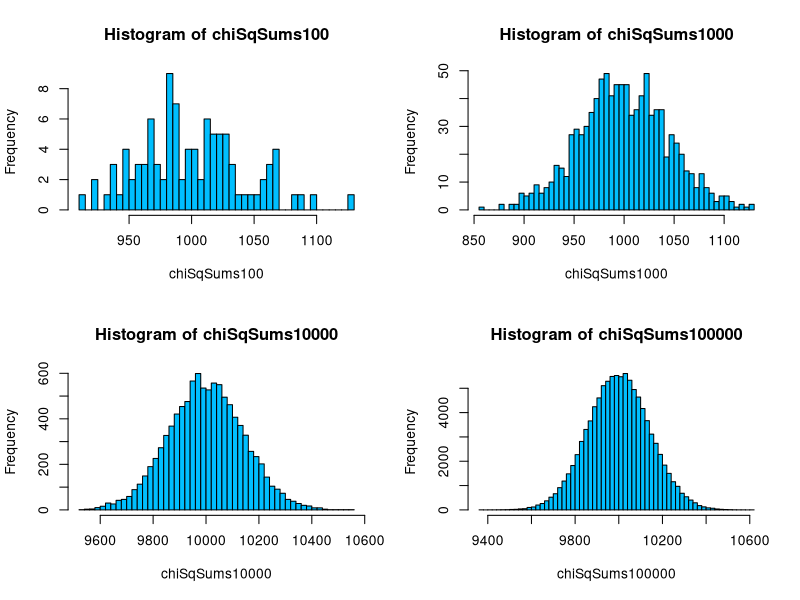
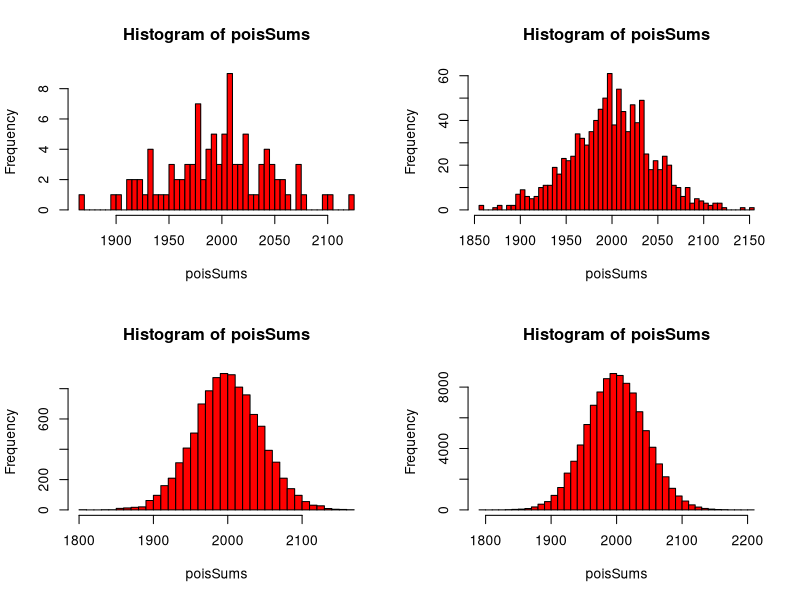
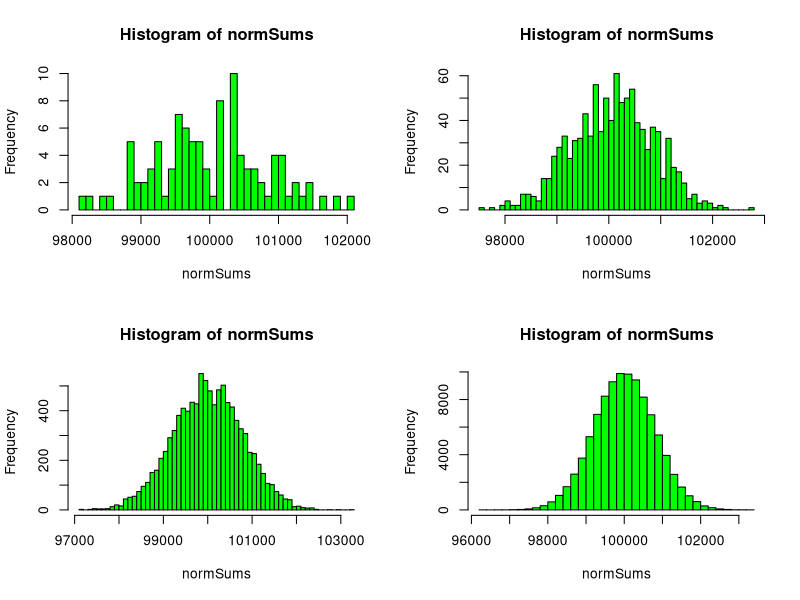
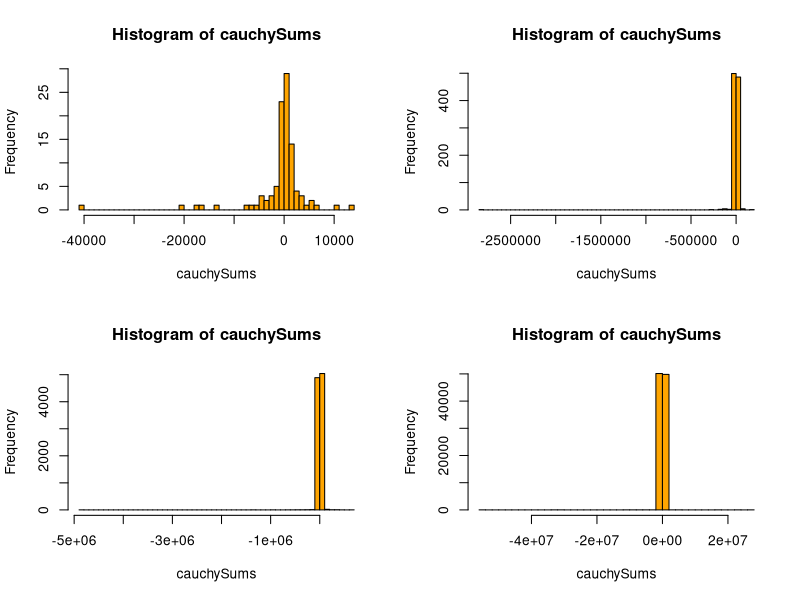

Recreate these plots in R, in order.

## Introduction to R for Data Science
## ══════════════════════════════════════════════════════════════════════════════════
## EXERCUSE 02: THE CENTRAL LIMIT THEOREM
## ══════════════════════════════════════════════════════════════════════════════════
## Autumn/Winter 2016.
## Data Science Serbia @Startit Centre, Savska 5, Belgrade, Serbia

## Lecturers
## ══════════════════════════════════════════════════════════════════════════════════
# Goran S. Milovanović, Phd
# Data Science Mentor @Springboard, Data Science Serbia
# ing Branko Kovač, Data Scientist @Tradecore
# Data Science Mentor @ Springboard, Data Science Serbia
## ══════════════════════════════════════════════════════════════════════════════════

## EXERCUSE 02: THE CENTRAL LIMIT THEOREM
## ══════════════════════════════════════════════════════════════════════════════════

# clear all
rm(list=ls())

# set plot  parameters
par(mfrow=c(2,2))

# sum 100 IID random variables, Chi-Square, m = 10
chiSqSums100 <- unlist(lapply(seq(1:100), function(x) {
  sum(rchisq(100, 10))
}))
# sum 1000 IID random variables, Chi-Square, m = 10
hist(chiSqSums100, 50, col="deepskyblue")
chiSqSums1000 <- unlist(lapply(seq(1:1000), function(x) {
  sum(rchisq(100, 10))
}))
# sum 10000 IID random variables, Chi-Square, m = 10
hist(chiSqSums1000, 50, col="deepskyblue")
chiSqSums10000 <- unlist(lapply(seq(1:10000), function(x) {
  sum(rchisq(1000, 10))
}))
hist(chiSqSums10000, 50, col="deepskyblue")
# sum 1000000 IID random variables, Chi-Square, m = 10
chiSqSums100000 <- unlist(lapply(seq(1:100000), function(x) {
  sum(rchisq(1000, 10))
}))
hist(chiSqSums100000, 50, col="deepskyblue")

# repeat for Poisson with lambda = 2
# set plot  parameters
par(mfrow=c(2,2))
for (sumSize in c(100, 1000, 10000, 100000)) {
  poisSums <- unlist(lapply(seq(1:sumSize), function(x) {
    sum(rpois(1000, 2))
  }))
  hist(poisSums, 50, col="red")
}

# repeat for Normal with mean = 100, sd = 25
# set plot  parameters
par(mfrow=c(2,2))
for (sumSize in c(100, 1000, 10000, 100000)) {
  normSums <- unlist(lapply(seq(1:sumSize), function(x) {
    sum(rnorm(1000, mean = 100, sd = 25))
  }))
  hist(normSums, 50, col="green")
}

# repeat for Cauchy with location = 0, scale = 1
# set plot  parameters
par(mfrow=c(2,2))
for (sumSize in c(100, 1000, 10000, 100000)) {
  cauchySums <- unlist(lapply(seq(1:sumSize), function(x) {
    sum(rcauchy(1000, location = 0, scale = 1))
  }))
  hist(cauchySums, 50, col="orange")
}